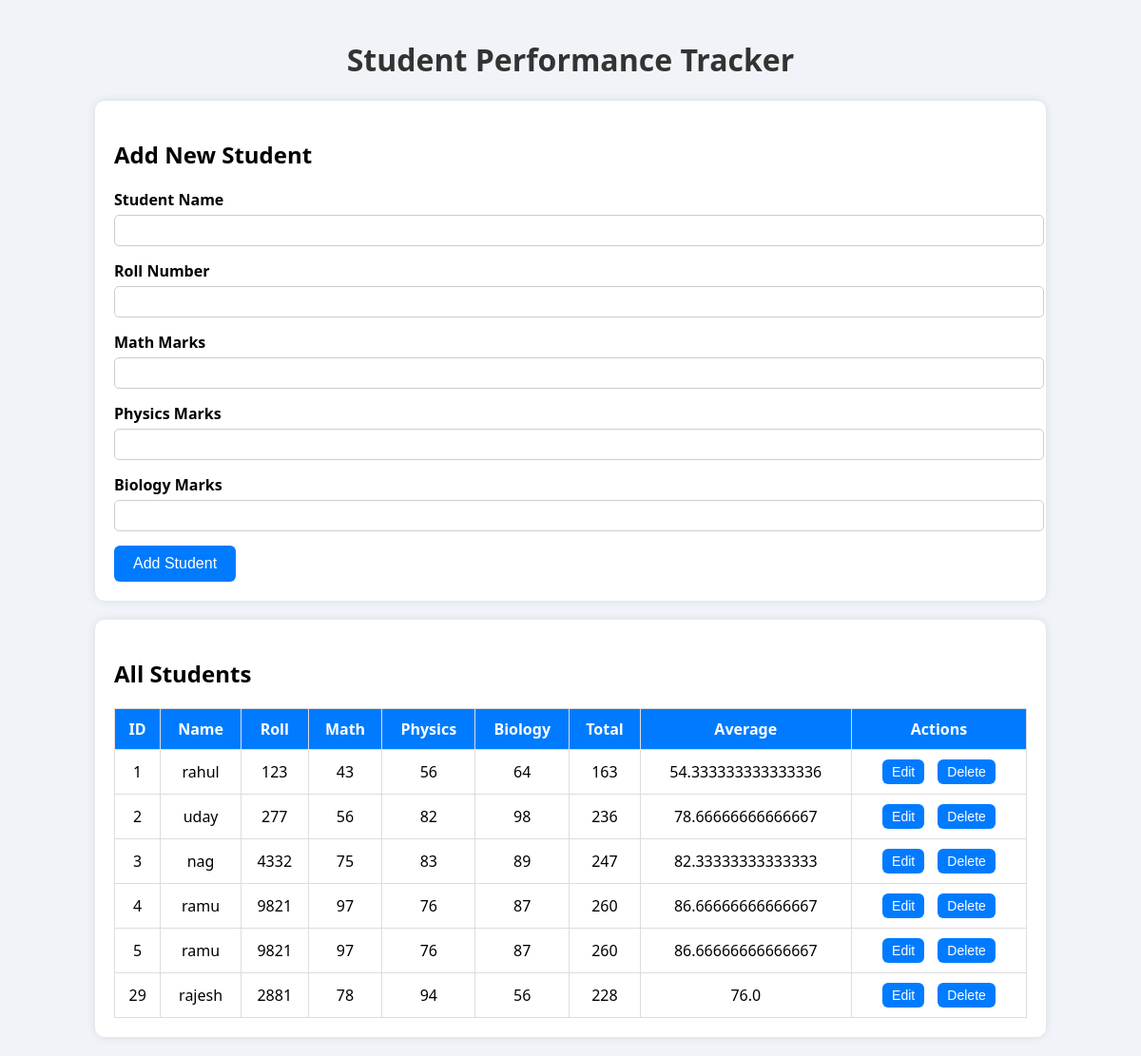
/students, run on the app's committed database.
### tables this page shows
CREATE TABLE students (
                    id INTEGER PRIMARY KEY AUTOINCREMENT,
                    name TEXT NOT NULL,
                    roll TEXT NOT NULL,
                    math INTEGER NOT NULL,
                    physics INTEGER NOT NULL,
                    biology INTEGER NOT NULL
                );

### app.py (the view)
@app.route('/students',methods = ['GET'])
def students():
    with sqlite3.connect(DATABASE) as conn:
        c = conn.cursor()
        c.execute('''
        select * from students

    ''')
        students = c.fetchall()
        conn.commit()
    return render_template('dashboard.html',students=students)

### templates/dashboard.html (shortened to what this page needs)
<!DOCTYPE html>
<html lang="en">
<head>
</head>
<body>
  <div class="container">
    <h1>Student Performance Tracker</h1>
    <div class="form-section">
      <h2>Add New Student</h2>
      <form action="/add-student" method="POST">
        <div class="form-group">
          <label for="name">Student Name</label>
          <input type="text" id="name" name="name" required>
        </div>
        <div class="form-group">
          <label for="roll">Roll Number</label>
          <input type="text" id="roll" name="roll" required>
        </div>
        <div class="form-group">
          <label for="math">Math Marks</label>
          <input type="number" id="math" name="math" min="0" max="100" required>
        </div>
        <div class="form-group">
          <label for="physics">Physics Marks</label>
          <input type="number" id="physics" name="physics" min="0" max="100" required>
        </div>
        <div class="form-group">
          <label for="biology">Biology Marks</label>
          <input type="number" id="biology" name="biology" min="0" max="100" required>
        </div>
        <button type="submit">Add Student</button>
      </form>
    </div>
    <div class="table-section">
      <h2>All Students</h2>
      <table>
        <thead>
          <tr>
            <th>ID</th>
            <th>Name</th>
            <th>Roll</th>
            <th>Math</th>
            <th>Physics</th>
            <th>Biology</th>
            <th>Total</th>
            <th>Average</th>
            <th>Actions</th>
          </tr>
        </thead>
        <tbody>
           {% for student in students%}
         <tr>
            <td>{{ student[0] }}</td>
            <td>{{ student[1] }}</td>
            <td>{{ student[2] }}</td>
            <td>{{ student[3] }}</td>
            <td>{{ student[4] }}</td>
            <td>{{ student[5] }}</td>
            <td>{{ student[3] + student[4] + student[5] }}</td>
            <td>{{ (student[3] + student[4] + student[5]) / 3 | round(2) }}</td>
            <td class="actions">
            <form action="/edit/{{ student[0] }}" method="GET" style="display:inline;">
                <button type="submit">Edit</button>
            </form>
            <form action="/delete/{{ student[0] }}" method="POST" style="display:inline;">
                <button type="submit" onclick="return confirm('Are you sure?')">Delete</button>
            </form>
            </td>
        </tr>
        {% endfor %}
        </tbody>
      </table>
    </div>
  </div>
</body>
</html>

### templates/dashboard.html (style rules this page uses)
body { font-family: 'Segoe UI', sans-serif; background: #f0f4f8; margin: 0; padding: 20px; }
.container { max-width: 1000px; margin: auto; }
h1 { text-align: center; color: #333; }
.form-section, .table-section { background: white; padding: 20px; margin-top: 20px; border-radius: 10px; box-shadow: 0 0 10px rgba(0,0,0,0.1); }
.form-group { margin-bottom: 15px; }
label { display: block; margin-bottom: 5px; font-weight: bold; }
input[type="text"], input[type="number"] { width: 100%; padding: 8px; border-radius: 5px; border: 1px solid #ccc; }
button { padding: 10px 20px; background: #007bff; color: white; border: none; border-radius: 6px; cursor: pointer; font-size: 16px; }
table { width: 100%; border-collapse: collapse; margin-top: 20px; }
th, td { border: 1px solid #ddd; padding: 10px; text-align: center; }
th { background-color: #007bff; color: white; }
.actions button { margin: 0 5px; padding: 5px 10px; font-size: 14px; }

### data on the page
students: id "1", name "rahul", roll "123", math "43", physics "56", biology "64", student[3]+student[4]+student[5] "163", (student[3]+student[4]+student[5])/3|round(2) "54.333333333333336"
students: id "2", name "uday", roll "277", math "56", physics "82", biology "98", student[3]+student[4]+student[5] "236", (student[3]+student[4]+student[5])/3|round(2) "78.66666666666667"
students: id "3", name "nag", roll "4332", math "75", physics "83", biology "89", student[3]+student[4]+student[5] "247", (student[3]+student[4]+student[5])/3|round(2) "82.33333333333333"
students: id "4", name "ramu", roll "9821", math "97", physics "76", biology "87", student[3]+student[4]+student[5] "260", (student[3]+student[4]+student[5])/3|round(2) "86.66666666666667"
students: id "5", name "ramu", roll "9821", math "97", physics "76", biology "87", student[3]+student[4]+student[5] "260", (student[3]+student[4]+student[5])/3|round(2) "86.66666666666667"
students: id "29", name "rajesh", roll "2881", math "78", physics "94", biology "56", student[3]+student[4]+student[5] "228", (student[3]+student[4]+student[5])/3|round(2) "76.0"
